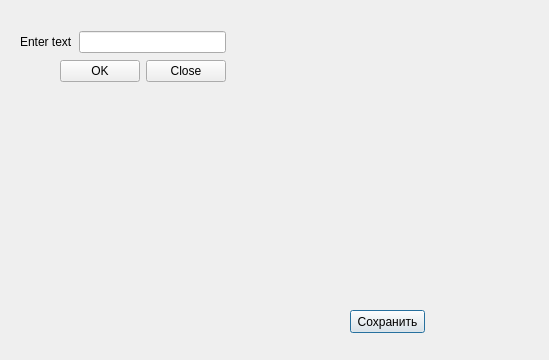
<?xml version="1.0" encoding="UTF-8"?>
<ui version="4.0">
 <class>SUAddTest</class>
 <widget class="QDialog" name="SUAddTest">
  <property name="geometry">
   <rect>
    <x>0</x>
    <y>0</y>
    <width>549</width>
    <height>360</height>
   </rect>
  </property>
  <property name="windowTitle">
   <string>Dialog</string>
  </property>
  <widget class="QPushButton" name="SaveButton">
   <property name="geometry">
    <rect>
     <x>350</x>
     <y>310</y>
     <width>75</width>
     <height>23</height>
    </rect>
   </property>
   <property name="text">
    <string>Сохранить</string>
   </property>
  </widget>
  <widget class="QWidget" name="">
   <property name="geometry">
    <rect>
     <x>20</x>
     <y>30</y>
     <width>206</width>
     <height>55</height>
    </rect>
   </property>
   <layout class="QGridLayout" name="gridLayout">
    <item row="0" column="0">
     <layout class="QHBoxLayout" name="horizontalLayout">
      <item>
       <widget class="QLabel" name="label">
        <property name="text">
         <string>Enter text</string>
        </property>
       </widget>
      </item>
      <item>
       <widget class="QLineEdit" name="lineEdit"/>
      </item>
     </layout>
    </item>
    <item row="1" column="0">
     <layout class="QHBoxLayout" name="horizontalLayout_2">
      <item>
       <spacer name="horizontalSpacer">
        <property name="orientation">
         <enum>Qt::Horizontal</enum>
        </property>
        <property name="sizeHint" stdset="0">
         <size>
          <width>40</width>
          <height>20</height>
         </size>
        </property>
       </spacer>
      </item>
      <item>
       <widget class="QPushButton" name="OkButton">
        <property name="text">
         <string>OK</string>
        </property>
       </widget>
      </item>
      <item>
       <widget class="QPushButton" name="CloseButton">
        <property name="text">
         <string>Close</string>
        </property>
       </widget>
      </item>
     </layout>
    </item>
   </layout>
  </widget>
 </widget>
 <resources/>
 <connections>
  <connection>
   <sender>OkButton</sender>
   <signal>clicked()</signal>
   <receiver>SUAddTest</receiver>
   <slot>accept()</slot>
   <hints>
    <hint type="sourcelabel">
     <x>99</x>
     <y>78</y>
    </hint>
    <hint type="destinationlabel">
     <x>38</x>
     <y>71</y>
    </hint>
   </hints>
  </connection>
  <connection>
   <sender>CloseButton</sender>
   <signal>clicked()</signal>
   <receiver>SUAddTest</receiver>
   <slot>reject()</slot>
   <hints>
    <hint type="sourcelabel">
     <x>168</x>
     <y>72</y>
    </hint>
    <hint type="destinationlabel">
     <x>78</x>
     <y>94</y>
    </hint>
   </hints>
  </connection>
 </connections>
</ui>
